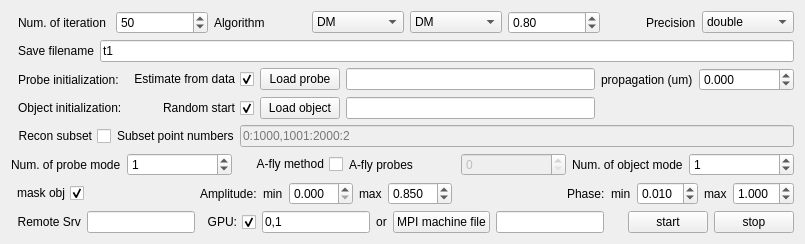
      <widget class="QWidget" name="tab">
       <attribute name="title">
        <string>Reconstruction parameters</string>
       </attribute>
       <layout class="QVBoxLayout" name="verticalLayout">
        <item>
         <layout class="QHBoxLayout" name="horizontalLayout_4">
          <property name="leftMargin">
           <number>7</number>
          </property>
          <item>
           <widget class="QLabel" name="label_3">
            <property name="text">
             <string>Num. of iteration</string>
            </property>
           </widget>
          </item>
          <item>
           <widget class="QSpinBox" name="sp_n_iterations">
            <property name="minimum">
             <number>1</number>
            </property>
            <property name="maximum">
             <number>999999</number>
            </property>
            <property name="value">
             <number>50</number>
            </property>
           </widget>
          </item>
          <item>
           <widget class="QLabel" name="label_8">
            <property name="text">
             <string>Algorithm</string>
            </property>
           </widget>
          </item>
          <item>
           <widget class="QComboBox" name="cb_alg_flag">
            <item>
             <property name="text">
              <string>DM</string>
             </property>
            </item>
            <item>
             <property name="text">
              <string>ER</string>
             </property>
            </item>
            <item>
             <property name="text">
              <string>ML</string>
             </property>
            </item>
            <item>
             <property name="text">
              <string>ML_grad</string>
             </property>
            </item>
            <item>
             <property name="text">
              <string>DM_real</string>
             </property>
            </item>
            <item>
             <property name="text">
              <string>RAAR</string>
             </property>
            </item>
            <item>
             <property name="text">
              <string>mADMM</string>
             </property>
            </item>
            <item>
             <property name="text">
              <string>PM</string>
             </property>
            </item>
            <item>
             <property name="text">
              <string>APG</string>
             </property>
            </item>
           </widget>
          </item>
          <item>
           <widget class="QComboBox" name="cb_alg2_flag">
            <item>
             <property name="text">
              <string>DM</string>
             </property>
            </item>
            <item>
             <property name="text">
              <string>ER</string>
             </property>
            </item>
            <item>
             <property name="text">
              <string>ML</string>
             </property>
            </item>
            <item>
             <property name="text">
              <string>ML_grad</string>
             </property>
            </item>
            <item>
             <property name="text">
              <string>DM_real</string>
             </property>
            </item>
            <item>
             <property name="text">
              <string>RAAR</string>
             </property>
            </item>
            <item>
             <property name="text">
              <string>mADMM</string>
             </property>
            </item>
            <item>
             <property name="text">
              <string>PM</string>
             </property>
            </item>
            <item>
             <property name="text">
              <string>APG</string>
             </property>
            </item>
           </widget>
          </item>
          <item>
           <widget class="QDoubleSpinBox" name="sp_alg_percentage">
            <property name="singleStep">
             <double>0.050000000000000</double>
            </property>
            <property name="value">
             <double>0.800000000000000</double>
            </property>
           </widget>
          </item>
          <item>
           <spacer name="horizontalSpacer_18">
            <property name="orientation">
             <enum>Qt::Horizontal</enum>
            </property>
            <property name="sizeType">
             <enum>QSizePolicy::Fixed</enum>
            </property>
            <property name="sizeHint" stdset="0">
             <size>
              <width>40</width>
              <height>20</height>
             </size>
            </property>
           </spacer>
          </item>
          <item>
           <widget class="QLabel" name="label_54">
            <property name="sizePolicy">
             <sizepolicy hsizetype="Fixed" vsizetype="Preferred">
              <horstretch>0</horstretch>
              <verstretch>0</verstretch>
             </sizepolicy>
            </property>
            <property name="text">
             <string>Precision</string>
            </property>
           </widget>
          </item>
          <item>
           <widget class="QComboBox" name="cb_precision_flag">
            <item>
             <property name="text">
              <string>double</string>
             </property>
            </item>
            <item>
             <property name="text">
              <string>single</string>
             </property>
            </item>
           </widget>
          </item>
         </layout>
        </item>
        <item>
         <layout class="QGridLayout" name="gridLayout">
          <property name="leftMargin">
           <number>7</number>
          </property>
          <item row="0" column="1">
           <widget class="QLineEdit" name="le_sign">
            <property name="text">
             <string>t1</string>
            </property>
           </widget>
          </item>
          <item row="0" column="0">
           <widget class="QLabel" name="label_27">
            <property name="text">
             <string>Save filename</string>
            </property>
           </widget>
          </item>
         </layout>
        </item>
        <item>
         <layout class="QGridLayout" name="gridLayout_10">
          <property name="leftMargin">
           <number>7</number>
          </property>
          <item row="0" column="1">
           <widget class="QCheckBox" name="ck_init_prb_flag">
            <property name="layoutDirection">
             <enum>Qt::RightToLeft</enum>
            </property>
            <property name="text">
             <string>Estimate from data</string>
            </property>
            <property name="checked">
             <bool>true</bool>
            </property>
           </widget>
          </item>
          <item row="1" column="3">
           <widget class="QLineEdit" name="le_obj_path">
            <property name="readOnly">
             <bool>true</bool>
            </property>
           </widget>
          </item>
          <item row="1" column="1">
           <widget class="QCheckBox" name="ck_init_obj_flag">
            <property name="layoutDirection">
             <enum>Qt::RightToLeft</enum>
            </property>
            <property name="text">
             <string>Random start</string>
            </property>
            <property name="checked">
             <bool>true</bool>
            </property>
           </widget>
          </item>
          <item row="0" column="3">
           <widget class="QLineEdit" name="le_prb_path">
            <property name="readOnly">
             <bool>true</bool>
            </property>
           </widget>
          </item>
          <item row="0" column="0">
           <widget class="QLabel" name="label_9">
            <property name="text">
             <string>Probe initialization:</string>
            </property>
           </widget>
          </item>
          <item row="0" column="4">
           <widget class="QLabel" name="label_4">
            <property name="text">
             <string>propagation (um)</string>
            </property>
           </widget>
          </item>
          <item row="0" column="2">
           <widget class="QPushButton" name="btn_load_probe">
            <property name="text">
             <string>Load probe</string>
            </property>
           </widget>
          </item>
          <item row="1" column="2">
           <widget class="QPushButton" name="btn_load_object">
            <property name="text">
             <string>Load object</string>
            </property>
           </widget>
          </item>
          <item row="1" column="0">
           <widget class="QLabel" name="label_11">
            <property name="text">
             <string>Object initialization:</string>
            </property>
           </widget>
          </item>
          <item row="0" column="5">
           <widget class="QDoubleSpinBox" name="sp_prop_distance">
            <property name="sizePolicy">
             <sizepolicy hsizetype="Fixed" vsizetype="Fixed">
              <horstretch>0</horstretch>
              <verstretch>0</verstretch>
             </sizepolicy>
            </property>
            <property name="decimals">
             <number>3</number>
            </property>
            <property name="minimum">
             <double>-999999.998999999952503</double>
            </property>
            <property name="maximum">
             <double>999999.998999999952503</double>
            </property>
           </widget>
          </item>
         </layout>
        </item>
        <item>
         <layout class="QGridLayout" name="gridLayout_2">
          <item row="0" column="0">
           <widget class="QCheckBox" name="ck_recon_subset_flag">
            <property name="sizePolicy">
             <sizepolicy hsizetype="Preferred" vsizetype="Preferred">
              <horstretch>0</horstretch>
              <verstretch>0</verstretch>
             </sizepolicy>
            </property>
            <property name="layoutDirection">
             <enum>Qt::RightToLeft</enum>
            </property>
            <property name="text">
             <string>Recon subset</string>
            </property>
           </widget>
          </item>
          <item row="0" column="2">
           <widget class="QLineEdit" name="le_recon_subset">
            <property name="enabled">
             <bool>false</bool>
            </property>
            <property name="placeholderText">
             <string>0:1000,1001:2000:2</string>
            </property>
           </widget>
          </item>
          <item row="0" column="1">
           <widget class="QLabel" name="label_68">
            <property name="text">
             <string>Subset point numbers</string>
            </property>
           </widget>
          </item>
         </layout>
        </item>
        <item>
         <layout class="QHBoxLayout" name="horizontalLayout_25">
          <item>
           <widget class="QLabel" name="label_22">
            <property name="text">
             <string>Num. of probe mode</string>
            </property>
           </widget>
          </item>
          <item>
           <widget class="QSpinBox" name="sp_prb_mode_num">
            <property name="enabled">
             <bool>true</bool>
            </property>
            <property name="value">
             <number>1</number>
            </property>
           </widget>
          </item>
          <item>
           <widget class="QCheckBox" name="ck_afly_flag">
            <property name="enabled">
             <bool>true</bool>
            </property>
            <property name="layoutDirection">
             <enum>Qt::RightToLeft</enum>
            </property>
            <property name="text">
             <string>A-fly method</string>
            </property>
           </widget>
          </item>
          <item>
           <widget class="QLabel" name="label_66">
            <property name="text">
             <string>A-fly probes</string>
            </property>
           </widget>
          </item>
          <item>
           <widget class="QSpinBox" name="sp_afly_probes">
            <property name="enabled">
             <bool>false</bool>
            </property>
           </widget>
          </item>
          <item>
           <widget class="QLabel" name="label_23">
            <property name="text">
             <string>Num. of object mode</string>
            </property>
           </widget>
          </item>
          <item>
           <widget class="QSpinBox" name="sp_obj_mode_num">
            <property name="enabled">
             <bool>true</bool>
            </property>
            <property name="sizePolicy">
             <sizepolicy hsizetype="Preferred" vsizetype="Fixed">
              <horstretch>0</horstretch>
              <verstretch>0</verstretch>
             </sizepolicy>
            </property>
            <property name="value">
             <number>1</number>
            </property>
           </widget>
          </item>
         </layout>
        </item>
        <item>
         <layout class="QHBoxLayout" name="horizontalLayout_3">
          <item>
           <widget class="QCheckBox" name="ck_mask_obj_flag">
            <property name="layoutDirection">
             <enum>Qt::RightToLeft</enum>
            </property>
            <property name="text">
             <string>mask obj</string>
            </property>
            <property name="checked">
             <bool>true</bool>
            </property>
           </widget>
          </item>
          <item>
           <spacer name="horizontalSpacer">
            <property name="orientation">
             <enum>Qt::Horizontal</enum>
            </property>
            <property name="sizeHint" stdset="0">
             <size>
              <width>13</width>
              <height>20</height>
             </size>
            </property>
           </spacer>
          </item>
          <item>
           <widget class="QLabel" name="label_15">
            <property name="text">
             <string>Amplitude:</string>
            </property>
           </widget>
          </item>
          <item>
           <widget class="QLabel" name="label_32">
            <property name="text">
             <string>min</string>
            </property>
           </widget>
          </item>
          <item>
           <widget class="QDoubleSpinBox" name="sp_amp_min">
            <property name="prefix">
             <string/>
            </property>
            <property name="decimals">
             <number>3</number>
            </property>
            <property name="minimum">
             <double>0.000000000000000</double>
            </property>
            <property name="value">
             <double>0.000000000000000</double>
            </property>
           </widget>
          </item>
          <item>
           <widget class="QLabel" name="label_35">
            <property name="text">
             <string>max</string>
            </property>
           </widget>
          </item>
          <item>
           <widget class="QDoubleSpinBox" name="sp_amp_max">
            <property name="prefix">
             <string/>
            </property>
            <property name="decimals">
             <number>3</number>
            </property>
            <property name="value">
             <double>0.850000000000000</double>
            </property>
           </widget>
          </item>
          <item>
           <spacer name="horizontalSpacer_6">
            <property name="orientation">
             <enum>Qt::Horizontal</enum>
            </property>
            <property name="sizeHint" stdset="0">
             <size>
              <width>13</width>
              <height>20</height>
             </size>
            </property>
           </spacer>
          </item>
          <item>
           <widget class="QLabel" name="label_16">
            <property name="text">
             <string>Phase:</string>
            </property>
           </widget>
          </item>
          <item>
           <widget class="QLabel" name="label_34">
            <property name="text">
             <string>min</string>
            </property>
           </widget>
          </item>
          <item>
           <widget class="QDoubleSpinBox" name="sp_pha_min">
            <property name="prefix">
             <string/>
            </property>
            <property name="decimals">
             <number>3</number>
            </property>
            <property name="minimum">
             <double>-4.000000000000000</double>
            </property>
            <property name="maximum">
             <double>4.000000000000000</double>
            </property>
            <property name="value">
             <double>0.010000000000000</double>
            </property>
           </widget>
          </item>
          <item>
           <widget class="QLabel" name="label_33">
            <property name="text">
             <string>max</string>
            </property>
           </widget>
          </item>
          <item>
           <widget class="QDoubleSpinBox" name="sp_pha_max">
            <property name="prefix">
             <string/>
            </property>
            <property name="decimals">
             <number>3</number>
            </property>
            <property name="minimum">
             <double>-4.000000000000000</double>
            </property>
            <property name="maximum">
             <double>4.000000000000000</double>
            </property>
            <property name="value">
             <double>1.000000000000000</double>
            </property>
           </widget>
          </item>
         </layout>
        </item>
        <item>
         <layout class="QHBoxLayout" name="horizontalLayout_5">
          <item>
           <widget class="QLabel" name="label_53">
            <property name="text">
             <string>  Remote Srv</string>
            </property>
           </widget>
          </item>
          <item>
           <widget class="QLineEdit" name="le_remote_srv"/>
          </item>
          <item>
           <widget class="QCheckBox" name="ck_gpu_flag">
            <property name="layoutDirection">
             <enum>Qt::RightToLeft</enum>
            </property>
            <property name="text">
             <string>GPU:</string>
            </property>
            <property name="checked">
             <bool>true</bool>
            </property>
           </widget>
          </item>
          <item>
           <widget class="QLineEdit" name="le_gpus">
            <property name="toolTip">
             <string>Set the GPUs to be used. Example: 0, 2-3, 5</string>
            </property>
            <property name="text">
             <string>0,1</string>
            </property>
            <property name="placeholderText">
             <string>0,1</string>
            </property>
           </widget>
          </item>
          <item>
           <widget class="QLabel" name="label_51">
            <property name="text">
             <string>or</string>
            </property>
            <property name="alignment">
             <set>Qt::AlignCenter</set>
            </property>
           </widget>
          </item>
          <item>
           <widget class="QPushButton" name="btn_MPI_file">
            <property name="text">
             <string>MPI machine file</string>
            </property>
           </widget>
          </item>
          <item>
           <widget class="QLineEdit" name="le_MPI_file_path"/>
          </item>
          <item>
           <spacer name="horizontalSpacer_7">
            <property name="orientation">
             <enum>Qt::Horizontal</enum>
            </property>
            <property name="sizeHint" stdset="0">
             <size>
              <width>18</width>
              <height>20</height>
             </size>
            </property>
           </spacer>
          </item>
          <item>
           <widget class="QPushButton" name="btn_recon_start">
            <property name="maximumSize">
             <size>
              <width>80</width>
              <height>16777215</height>
             </size>
            </property>
            <property name="text">
             <string>start</string>
            </property>
           </widget>
          </item>
          <item>
           <widget class="QPushButton" name="btn_recon_stop">
            <property name="maximumSize">
             <size>
              <width>80</width>
              <height>16777215</height>
             </size>
            </property>
            <property name="text">
             <string>stop</string>
            </property>
           </widget>
          </item>
         </layout>
        </item>
       </layout>
      </widget>
